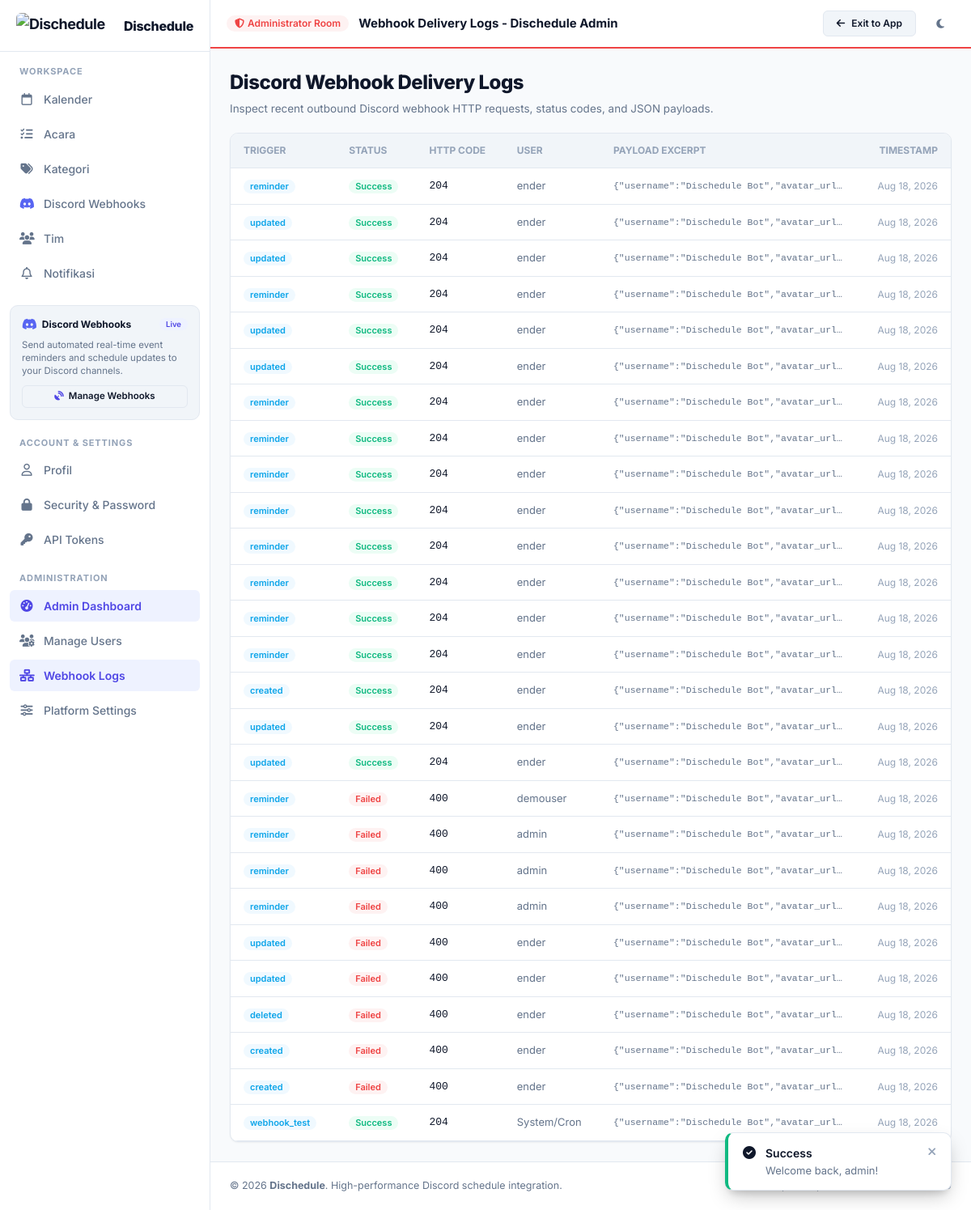
Screenshot of /admin/webhooks (signed in) with the database file from the repository.
### tables this page shows
CREATE TABLE `webhook_logs` (
  `id` bigint(20) unsigned NOT NULL AUTO_INCREMENT,
  `webhook_id` bigint(20) unsigned DEFAULT NULL,
  `user_id` bigint(20) unsigned DEFAULT NULL,
  `event_id` bigint(20) unsigned DEFAULT NULL,
  `trigger_type` varchar(50) NOT NULL,
  `payload` longtext NOT NULL,
  `response_code` int(11) DEFAULT NULL,
  `response_body` text DEFAULT NULL,
  `status` enum('success','failed') NOT NULL,
  `created_at` timestamp NOT NULL DEFAULT current_timestamp(),
  PRIMARY KEY (`id`),
  KEY `idx_webhook_logs_webhook_id` (`webhook_id`),
  KEY `idx_webhook_logs_user_id` (`user_id`),
  KEY `idx_webhook_logs_event_id` (`event_id`),
  KEY `idx_webhook_logs_status` (`status`)
);

CREATE TABLE `users` (
  `id` bigint(20) unsigned NOT NULL AUTO_INCREMENT,
  `username` varchar(50) NOT NULL,
  `email` varchar(191) NOT NULL,
  `password_hash` varchar(255) NOT NULL,
  `avatar` varchar(255) DEFAULT NULL,
  `bio` text DEFAULT NULL,
  `timezone` varchar(50) NOT NULL DEFAULT 'UTC',
  `language` varchar(10) NOT NULL DEFAULT 'en',
  `theme` varchar(20) NOT NULL DEFAULT 'system',
  `accent_color` varchar(20) NOT NULL DEFAULT '#4F46E5',
  `discord_id` varchar(50) DEFAULT NULL,
  `discord_username` varchar(100) DEFAULT NULL,
  `discord_avatar` varchar(255) DEFAULT NULL,
  `email_verified_at` timestamp NULL DEFAULT NULL,
  `verification_token` varchar(100) DEFAULT NULL,
  `reset_token` varchar(100) DEFAULT NULL,
  `reset_expires_at` timestamp NULL DEFAULT NULL,
  `remember_token` varchar(255) DEFAULT NULL,
  `role` enum('admin','moderator','user') NOT NULL DEFAULT 'user',
  `status` enum('active','inactive','banned') NOT NULL DEFAULT 'active',
  `notify_email` tinyint(1) NOT NULL DEFAULT 1,
  `notify_discord` tinyint(1) NOT NULL DEFAULT 1,
  `notify_in_app` tinyint(1) NOT NULL DEFAULT 1,
  `created_at` timestamp NOT NULL DEFAULT current_timestamp(),
  `updated_at` timestamp NOT NULL DEFAULT current_timestamp() ON UPDATE current_timestamp(),
  `deleted_at` timestamp NULL DEFAULT NULL,
  PRIMARY KEY (`id`),
  UNIQUE KEY `username` (`username`),
  UNIQUE KEY `email` (`email`),
  UNIQUE KEY `discord_id` (`discord_id`),
  KEY `idx_users_role` (`role`),
  KEY `idx_users_status` (`status`),
  KEY `idx_users_discord_id` (`discord_id`)
);

### core/View.php (called while the page is built, shortened)
<?php
class View
{
    private static string $viewsPath = '';
    private static array $sharedData = [];
    public static function init(?string $viewsPath = null): void
    {
        self::$viewsPath = $viewsPath ?? (dirname(__DIR__) . '/app/Views');
    }
    public static function render(string $template, array $data = [], ?string $layout = 'main'): string
    {
        $templateFile = self::$viewsPath . '/' . str_replace('.', '/', $template) . '.php';
        $mergedData = array_merge(self::$sharedData, [
            'appName'     => $_ENV['APP_NAME'] ?? 'Dischedule',
            'appUrl'      => $_ENV['APP_URL'] ?? 'http://localhost:8000',
            'currentUser' => Session::getUser(),
            'csrfToken'   => Session::getCsrfToken(),
            'flashes'     => Session::getFlashes(),
            'currentLang' => I18n::getLocale()
        ], $data);
        extract($mergedData, EXTR_SKIP);
        require $templateFile;
        $content = ob_get_clean();
        if ($layout !== null && $layout !== '') {
            return ob_get_clean();
        }
        return $content;
    }
    public static function escape(?string $value): string
    {
        return htmlspecialchars((string)($value ?? ''), ENT_QUOTES | ENT_SUBSTITUTE, 'UTF-8');
    }
}

### core/Controller.php (called while the page is built, shortened)
<?php
abstract class Controller
{
    protected function render(string $template, array $data = [], ?string $layout = 'main'): void
    {
        $html = View::render($template, $data, $layout);
    }
}

### app/Controllers/AdminController.php (called while the page is built, shortened)
<?php
class AdminController extends Controller
{
    public function webhooks(): void
    {
        $db = Database::getInstance();
        $logs = $db->fetchAll(
            "SELECT wl.*, w.name AS webhook_name, u.username
             FROM `webhook_logs` wl
             LEFT JOIN `webhooks` w ON w.id = wl.webhook_id
             LEFT JOIN `users` u ON u.id = wl.user_id
             ORDER BY wl.id DESC LIMIT 50"
        );
        $this->render('admin.webhooks', [
            'title' => 'Webhook Delivery Logs - Dischedule Admin',
            'logs'  => $logs
        ], 'admin');
    }
}

### core/Router.php (called while the page is built, shortened)
<?php
class Router
{
    private array $routes = [];
    private array $groupStack = [];
    public function group(array $attributes, callable $callback): void
    {
        $this->groupStack[] = $attributes;
        array_pop($this->groupStack);
    }
    private function addRoute(string|array $methods, string $path, array|callable $handler, array $middlewares = []): self
    {
        $prefix = '';
        $groupMiddlewares = [];
        foreach ($this->groupStack as $group) {
            if (isset($group['prefix'])) {
                $prefix .= '/' . trim($group['prefix'], '/');
            }
            if (isset($group['middleware'])) {
                $m = is_array($group['middleware']) ? $group['middleware'] : [$group['middleware']];
                $groupMiddlewares = array_merge($groupMiddlewares, $m);
            }
        }
        $combined = trim($prefix . '/' . trim($path, '/'), '/');
        $fullPath = $combined === '' ? '/' : '/' . $combined;
        $mergedMiddlewares = array_merge($groupMiddlewares, $middlewares);
        $methods = is_array($methods) ? $methods : [$methods];
        foreach ($methods as $method) {
            $this->routes[] = [
                'method'      => strtoupper($method),
                'path'        => $fullPath,
                'handler'     => $handler,
                'middlewares' => $mergedMiddlewares
            ];
        }
        return $this;
    }
    public function dispatch(Request $request, Response $response): void
    {
        $method = $request->getMethod();
        $path = $request->getPath();
        foreach ($this->routes as $route) {
            if ($route['method'] !== $method && $route['method'] !== 'ANY') {
                continue;
            }
            $pattern = $this->convertPathToRegex($route['path']);
            if (preg_match($pattern, $path, $matches)) {
                $params = [];
                $request->setRouteParams($params);
                $handler = $route['handler'];
                if (is_array($handler) && count($handler) === 2) {
                    [$controllerClass, $action] = $handler;
                    $controller = new $controllerClass($request, $response);
                    $controller->$action($request, $response);
                    return;
                }
            }
        }
    }
    private function convertPathToRegex(string $path): string
    {
        $pattern = preg_replace('/\{([a-zA-Z0-9_]+)\}/', '(?P<$1>[^/]+)', $path);
        return '#^' . $pattern . '$#';
    }
}

### public/index.php (called while the page is built, shortened)
<?php
$baseDir = dirname(__DIR__);
require_once $baseDir . '/core/Autoloader.php';
require_once $baseDir . '/app/Helpers/functions.php';
$request = new \Core\Request();
$response = new \Core\Response();
$router = new \Core\Router();
$router->dispatch($request, $response);

### core/Database.php (called while the page is built, shortened)
<?php
class Database
{
    private static ?Database $instance = null;
    private ?PDO $pdo = null;
    private function __construct()
    {
        $config = require dirname(__DIR__) . '/app/Config/database.php';
        $driver = $config['default'] ?? 'mysql';
        $dbConfig = $config['connections'][$driver] ?? [];
        $host = $dbConfig['host'] ?? '127.0.0.1';
        $port = $dbConfig['port'] ?? 3306;
        $dbname = $dbConfig['database'] ?? 'dischedule';
        $charset = $dbConfig['charset'] ?? 'utf8mb4';
        $username = $dbConfig['username'] ?? 'root';
        $password = $dbConfig['password'] ?? '';
        $dsn = "mysql:host={$host};port={$port};dbname={$dbname};charset={$charset}";
        $options = [
            PDO::ATTR_ERRMODE            => PDO::ERRMODE_EXCEPTION,
            PDO::ATTR_DEFAULT_FETCH_MODE => PDO::FETCH_ASSOC,
            PDO::ATTR_EMULATE_PREPARES   => false,
            PDO::MYSQL_ATTR_INIT_COMMAND => "SET NAMES {$charset} COLLATE " . ($dbConfig['collation'] ?? 'utf8mb4_unicode_ci')
        ];
        try {
            $this->pdo = new PDO($dsn, $username, $password, $options);
        } catch (PDOException $e) {
            Logger::error("Database Connection Failed: " . $e->getMessage());
            throw new RuntimeException("Database connection error: " . $e->getMessage(), (int)$e->getCode(), $e);
        }
    }
    public static function getInstance(): Database
    {
        if (self::$instance === null) {
            self::$instance = new self();
        }
        return self::$instance;
    }
    public function query(string $sql, array $params = []): PDOStatement
    {
        try {
            $stmt = $this->pdo->prepare($sql);
            $stmt->execute($params);
            return $stmt;
        } catch (PDOException $e) {
            Logger::error("SQL Query Error: {$e->getMessage()} | SQL: {$sql} | Params: " . json_encode($params));
            throw $e;
        }
    }
    public function fetchAll(string $sql, array $params = []): array
    {
        $stmt = $this->query($sql, $params);
        return $stmt->fetchAll();
    }
}

### app/Config/database.php (called while the page is built, shortened)
<?php
return [
    'default' => $_ENV['DB_CONNECTION'] ?? 'mysql',
    'connections' => [
        'mysql' => [
            'driver'    => 'mysql',
            'host'      => $_ENV['DB_HOST'] ?? '127.0.0.1',
            'port'      => (int)($_ENV['DB_PORT'] ?? 3306),
            'database'  => $_ENV['DB_DATABASE'] ?? 'dischedule',
            'username'  => $_ENV['DB_USERNAME'] ?? 'root',
            'password'  => $_ENV['DB_PASSWORD'] ?? '',
            'charset'   => $_ENV['DB_CHARSET'] ?? 'utf8mb4',
            'collation' => $_ENV['DB_COLLATION'] ?? 'utf8mb4_unicode_ci',
            'prefix'    => '',
        ]
    ]
];

### app/Helpers/functions.php (called while the page is built, shortened)
<?php
if (!function_exists('e')) {
    function e(?string $value): string
    {
        return View::escape($value);
    }
}

### core/Autoloader.php (called while the page is built, shortened)
<?php
class Autoloader
{
    private static array $prefixes = [];
    public static function addNamespace(string $prefix, string $baseDir): void
    {
        $prefix = trim($prefix, '\\') . '\\';
        $baseDir = rtrim($baseDir, DIRECTORY_SEPARATOR) . DIRECTORY_SEPARATOR;
        self::$prefixes[$prefix] = $baseDir;
    }
    public static function loadClass(string $class): bool
    {
        foreach (self::$prefixes as $prefix => $baseDir) {
            $len = strlen($prefix);
            if (strncmp($prefix, $class, $len) !== 0) {
                continue;
            }
            $relativeClass = substr($class, $len);
            $file = $baseDir . str_replace('\\', DIRECTORY_SEPARATOR, $relativeClass) . '.php';
            if (file_exists($file)) {
                return true;
            }
        }
        return false;
    }
}

### app/Helpers/DateHelper.php (called while the page is built, shortened)
<?php
class DateHelper
{
    public static function timeAgo(string|DateTime $datetime): string
    {
        if (is_string($datetime)) {
            $time = strtotime($datetime);
        } else {
            $time = $datetime->getTimestamp();
        }
        $diff = time() - $time;
        return date('M j, Y', $time);
    }
}

### app/Views/admin/webhooks.php (the view)
<div style="margin-bottom:20px;">
    <h1 style="font-size:24px;font-weight:800;letter-spacing:-0.5px;color:var(--text-main);margin-bottom:4px;">Discord Webhook Delivery Logs</h1>
    <p style="font-size:13.5px;color:var(--text-muted);">Inspect recent outbound Discord webhook HTTP requests, status codes, and JSON payloads.</p>
</div>
<div class="card">
    <div class="card-body" style="padding:0;overflow-x:auto;">
        <table style="width:100%;border-collapse:collapse;">
            <thead>
                <tr style="border-bottom:1px solid var(--border-color);background:var(--bg-subtle);font-size:12px;text-transform:uppercase;color:var(--text-subtle);">
                    <th style="padding:12px 16px;text-align:left;">Trigger</th>
                    <th style="padding:12px 16px;text-align:left;">Status</th>
                    <th style="padding:12px 16px;text-align:left;">HTTP Code</th>
                    <th style="padding:12px 16px;text-align:left;">User</th>
                    <th style="padding:12px 16px;text-align:left;">Payload Excerpt</th>
                    <th style="padding:12px 16px;text-align:right;">Timestamp</th>
                </tr>
            </thead>
            <tbody>
                <?php if (empty($logs)): ?>
                    <tr>
                        <td colspan="6" style="padding:32px;text-align:center;color:var(--text-muted);">No webhook activity logged yet.</td>
                    </tr>
                <?php else: ?>
                    <?php foreach ($logs as $l): ?>
                        <tr style="border-bottom:1px solid var(--border-color);font-size:13px;">
                            <td style="padding:12px 16px;font-weight:600;">
                                <span class="badge badge-info"><?= e($l['trigger_type']) ?></span>
                            </td>
                            <td style="padding:12px 16px;">
                                <span class="badge badge-<?= $l['status'] === 'success' ? 'success' : 'danger' ?>">
                                    <?= ucfirst(e($l['status'])) ?>
                                </span>
                            </td>
                            <td style="padding:12px 16px;font-family:monospace;">
                                <?= e($l['response_code'] ?? 'N/A') ?>
                            </td>
                            <td style="padding:12px 16px;color:var(--text-muted);">
                                <?= e($l['username'] ?? 'System/Cron') ?>
                            </td>
                            <td style="padding:12px 16px;font-family:monospace;font-size:11.5px;color:var(--text-muted);max-width:300px;overflow:hidden;text-overflow:ellipsis;white-space:nowrap;">
                                <?= e($l['payload']) ?>
                            </td>
                            <td style="padding:12px 16px;text-align:right;color:var(--text-subtle);font-size:12px;">
                                <?= \App\Helpers\DateHelper::timeAgo($l['created_at']) ?>
                            </td>
                        </tr>
                    <?php endforeach; ?>
                <?php endif; ?>
            </tbody>
        </table>
    </div>
</div>

### rows the page displays
webhook_logs: trigger_type "reminder", status "Success", response_code "204", user.username "ender", payload "{\"username\":\"Dischedule Bot\",\"avatar_url…", created_at "Aug 18, 2026"
webhook_logs: trigger_type "updated", status "Success", response_code "204", user.username "ender", payload "{\"username\":\"Dischedule Bot\",\"avatar_url…", created_at "Aug 18, 2026"
webhook_logs: trigger_type "updated", status "Success", response_code "204", user.username "ender", payload "{\"username\":\"Dischedule Bot\",\"avatar_url…", created_at "Aug 18, 2026"
webhook_logs: trigger_type "reminder", status "Success", response_code "204", user.username "ender", payload "{\"username\":\"Dischedule Bot\",\"avatar_url…", created_at "Aug 18, 2026"
webhook_logs: trigger_type "updated", status "Success", response_code "204", user.username "ender", payload "{\"username\":\"Dischedule Bot\",\"avatar_url…", created_at "Aug 18, 2026"
webhook_logs: trigger_type "updated", status "Success", response_code "204", user.username "ender", payload "{\"username\":\"Dischedule Bot\",\"avatar_url…", created_at "Aug 18, 2026"
webhook_logs: trigger_type "reminder", status "Success", response_code "204", user.username "ender", payload "{\"username\":\"Dischedule Bot\",\"avatar_url…", created_at "Aug 18, 2026"
webhook_logs: trigger_type "reminder", status "Success", response_code "204", user.username "ender", payload "{\"username\":\"Dischedule Bot\",\"avatar_url…", created_at "Aug 18, 2026"
webhook_logs: trigger_type "reminder", status "Success", response_code "204", user.username "ender", payload "{\"username\":\"Dischedule Bot\",\"avatar_url…", created_at "Aug 18, 2026"
webhook_logs: trigger_type "reminder", status "Success", response_code "204", user.username "ender", payload "{\"username\":\"Dischedule Bot\",\"avatar_url…", created_at "Aug 18, 2026"
webhook_logs: trigger_type "reminder", status "Success", response_code "204", user.username "ender", payload "{\"username\":\"Dischedule Bot\",\"avatar_url…", created_at "Aug 18, 2026"
webhook_logs: trigger_type "reminder", status "Success", response_code "204", user.username "ender", payload "{\"username\":\"Dischedule Bot\",\"avatar_url…", created_at "Aug 18, 2026"
webhook_logs: trigger_type "reminder", status "Success", response_code "204", user.username "ender", payload "{\"username\":\"Dischedule Bot\",\"avatar_url…", created_at "Aug 18, 2026"
webhook_logs: trigger_type "reminder", status "Success", response_code "204", user.username "ender", payload "{\"username\":\"Dischedule Bot\",\"avatar_url…", created_at "Aug 18, 2026"
webhook_logs: trigger_type "created", status "Success", response_code "204", user.username "ender", payload "{\"username\":\"Dischedule Bot\",\"avatar_url…", created_at "Aug 18, 2026"
webhook_logs: trigger_type "updated", status "Success", response_code "204", user.username "ender", payload "{\"username\":\"Dischedule Bot\",\"avatar_url…", created_at "Aug 18, 2026"
webhook_logs: trigger_type "updated", status "Success", response_code "204", user.username "ender", payload "{\"username\":\"Dischedule Bot\",\"avatar_url…", created_at "Aug 18, 2026"
webhook_logs: trigger_type "reminder", status "Failed", response_code "400", user.username "demouser", payload "{\"username\":\"Dischedule Bot\",\"avatar_url…", created_at "Aug 18, 2026"
webhook_logs: trigger_type "reminder", status "Failed", response_code "400", user.username "admin", payload "{\"username\":\"Dischedule Bot\",\"avatar_url…", created_at "Aug 18, 2026"
webhook_logs: trigger_type "reminder", status "Failed", response_code "400", user.username "admin", payload "{\"username\":\"Dischedule Bot\",\"avatar_url…", created_at "Aug 18, 2026"
webhook_logs: trigger_type "reminder", status "Failed", response_code "400", user.username "admin", payload "{\"username\":\"Dischedule Bot\",\"avatar_url…", created_at "Aug 18, 2026"
webhook_logs: trigger_type "updated", status "Failed", response_code "400", user.username "ender", payload "{\"username\":\"Dischedule Bot\",\"avatar_url…", created_at "Aug 18, 2026"
webhook_logs: trigger_type "updated", status "Failed", response_code "400", user.username "ender", payload "{\"username\":\"Dischedule Bot\",\"avatar_url…", created_at "Aug 18, 2026"
webhook_logs: trigger_type "deleted", status "Failed", response_code "400", user.username "ender", payload "{\"username\":\"Dischedule Bot\",\"avatar_url…", created_at "Aug 18, 2026"
webhook_logs: trigger_type "created", status "Failed", response_code "400", user.username "ender", payload "{\"username\":\"Dischedule Bot\",\"avatar_url…", created_at "Aug 18, 2026"
webhook_logs: trigger_type "created", status "Failed", response_code "400", user.username "ender", payload "{\"username\":\"Dischedule Bot\",\"avatar_url…", created_at "Aug 18, 2026"
webhook_logs: trigger_type "webhook_test", status "Success", response_code "204", username "System/Cron", payload "{\"username\":\"Dischedule Bot\",\"avatar_url…", created_at "Aug 18, 2026"

### other values shown
__('calendar') "Kalender"
__('events') "Acara"
__('categories') "Kategori"
__('webhooks') "Discord Webhooks"
__('teams') "Tim"
__('notifications') "Notifikasi"
__('profile') "Profil"
$title "Webhook Delivery Logs - Dischedule Admin"
$f['type'] "Success"
$f['message'] "Welcome back, admin!"
